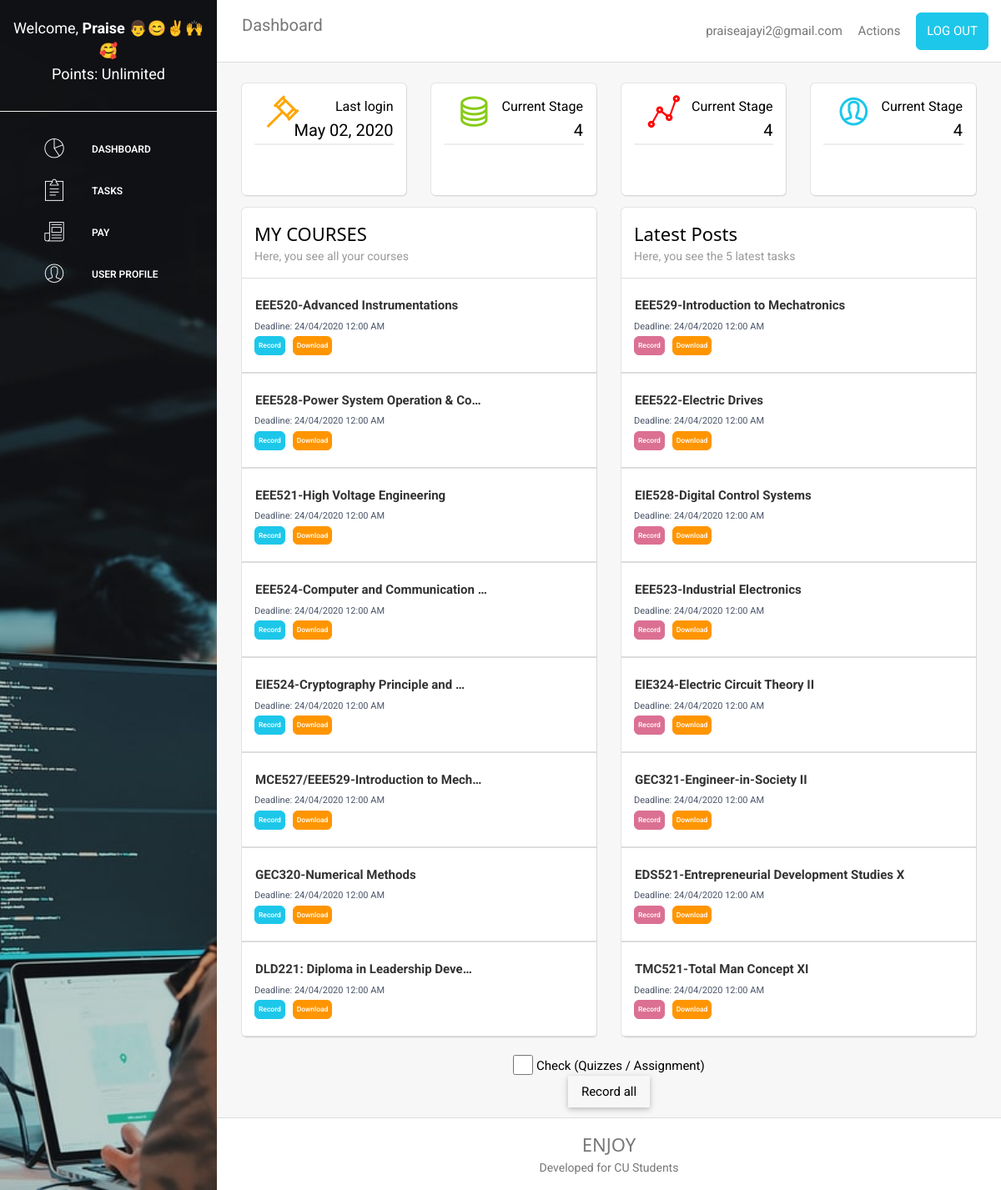
The app's page /student (signed in) with its own data.
### scraper/models.py (models this page shows, shortened)
class User(AbstractUser):
    username = models.CharField(max_length=20, unique=False)
    email = models.EmailField(_('email address'), unique=True)
    USERNAME_FIELD = 'email'
    REQUIRED_FIELDS = ["username"]
    objects = CustomUserManager()

class Course(models.Model):
    user = models.ForeignKey(User, on_delete=models.CASCADE)
    course_name = models.CharField(max_length=80)
    course_url = models.URLField(max_length=1500)
    refresh_time = models.DateTimeField(default=timezone.now)

class UserProfile(models.Model):
    BASIC = 'BC'
    BIG_BOSS = 'BB'
    NONE = "NN"
    CHOICE_PLAN = [(BASIC, "BASIC"), (BIG_BOSS, "BIG BOSS"), (NONE,"NONE")]
    user = models.OneToOneField(User, on_delete=models.CASCADE)
    points = models.IntegerField(default=1)
    paid = models.BooleanField(default=False)
    plan = models.CharField(max_length=2, choices=CHOICE_PLAN, default=NONE)

### scraper/views.py (the view)
# urls.py: path("student", views.student, name="student"),
@login_required()
def student(request):
    user = request.user
    if request.POST:
        form = MoodleDetailsForm(request.POST)
        if form.is_valid():
            username = form.cleaned_data["matric_num"]
            password = form.cleaned_data["password"]
            context = {}
            try:
                MoodleDetails.objects.get(user=user)
            except MoodleDetails.DoesNotExist:
                MoodleDetails.objects.create(user=user, username=username, password=password)
                person, error = create_session(request)
                if "invalid" in error:
                    print(f"Invalid login : {error}" )
                    context["error"] = error
                    return render(request, "scraper/student.html", context)
                details = person.get_course_links()
                for index in range(0, len(details), 2):
                    Course.objects.create(user=user, course_name=details[index+1], course_url=details[index])
    else:
        form = MoodleDetailsForm()
    user_courses = Course.objects.filter(user=user)
    user_course_one = [course for course in user_courses[::2]]
    user_course_two = [course for course in user_courses[1::2]]
    last_login = user.last_login.strftime("%b %d, %Y")
    context = {
        "course_one":user_course_one,
        "course_two":user_course_two,
        "user": user,
        "form":form,
        "last_login":last_login,
    }
    return render(request, "scraper/student.html", context)

### scraper/forms.py
class MoodleDetailsForm(forms.ModelForm):
    matric_num = forms.CharField(widget=forms.TextInput(attrs={'class': "w3-input w3-border w3-margin-bottom w3-round", "placeholder":"Matric Number"}))
    password = forms.CharField(widget=forms.PasswordInput(attrs={"class":"w3-input w3-border w3-round","placeholder":"Password"}))
    class Meta:
        model = MoodleDetails
        fields = ("matric_num", "password")

### templates/scraper/student.html (shortened to what this page needs)
{%extends "base.html"%}
{%load static%}
{%block content%}
<body>
    <div class="sidenav" id="sidenav">
        <div class="sidehead" id="sidehead1" style="color:white; text-align:center; padding:10px 15px;font-size:18px">
            <span>Welcome, <strong>{{user.username}} 👨😊✌🙌🥰</strong></span><br>
            <p>Points: {%if user.userprofile.paid %} Unlimited {%else %} {{user.userprofile.points}}{%endif%}</p>
        </div>
        <hr>
        <div class="sidehead" id="sidehead2">
            <ul>
                <li><a href="#" style="padding:10px 15px"><i class="pe-7s-graph"></i> DASHBOARD</a></li>
                <li><a href="#" style="padding:10px 15px"><i class="pe-7s-note2"></i>TASKS</a></li>
                <li class="pay"><a href="#" style="padding:10px 15px"><i class="pe-7s-news-paper"></i>PAY</a></li>
                <li><a href="#" style="padding:10px 15px"><i class="pe-7s-user"></i>USER PROFILE</a></li>
            </ul>
        </div>
    </div>
    <div class="main" id="main">
        <div class="navbar">
            <div class="row navelem">
                <div class="navtext quarter">Dashboard</div>
                <div class="othnav rest">
                    <ul style="margin:0; float: right;">
                        <li>{{user.email}}</li>
                        <li>Actions </li>
                        <li><button class="btn blue" onclick="location.href='{%url 'logout'%}'" type="submit">LOG
                                OUT</button> </li>
                    </ul>
                </div>
            </div>
        </div>
        <div class="mainblrbs">
            <div class="details row">
                <div class="row">
                    <div class="quarter">
                        <div class="blurbs pd15">
                            <div class="row" style="padding-bottom: 25px;">
                                <div class="md12">
                                    <div class="icon quarter"><i class="pe-7s-hammer"
                                            style="color:orange; font-size: 40px; font-weight: 700;"></i>
                                    </div>
                                    <div class="blb-text rest">
                                        <p style="font-size: 16px;">Last login</p>
                                        <p class="blurb-num">{{last_login}}</p>
                                    </div>
                                </div>
                                <hr>
                            </div>
                        </div>
                    </div>
                    <div class="quarter">
                        <div class="blurbs pd15">
                            <div class="row" style="padding-bottom: 25px;">
                                <div class="md12">
                                    <div class="icon quarter"><i class="pe-7s-server"
                                            style="color:#87cb16!important; font-size: 40px; font-weight: 700;"></i>
                                    </div>
                                    <div class="blb-text rest">
                                        <p style="font-size: 16px;">Current Stage</p>
                                        <p class="blurb-num">4</p>
                                    </div>
                                </div>
                                <hr>
                            </div>
                        </div>
                    </div>
                    <div class="quarter">
                        <div class="blurbs pd15">
                            <div class="row" style="padding-bottom: 25px;">
                                <div class="md12">
                                    <div class="icon quarter"><i class="pe-7s-graph1"
                                            style="color:red; font-size: 40px; font-weight: 700;"></i>
                                    </div>
                                    <div class="blb-text rest">
                                        <p style="font-size: 16px;">Current Stage</p>
                                        <p class="blurb-num">4</p>
                                    </div>
                                </div>
                                <hr>
                            </div>
                        </div>
                    </div>
                    <div class="quarter">
                        <div class="blurbs pd15">
                            <div class="row" style="padding-bottom: 25px;">
                                <div class="md12">
                                    <div class="icon quarter"><i class="pe-7s-user"
                                            style="color:#1dc7ea!important; font-size: 40px; font-weight: 700;"></i>
                                    </div>
                                    <div class="blb-text rest">
                                        <p style="font-size: 16px;">Current Stage</p>
                                        <p class="blurb-num">4</p>
                                    </div>
                                </div>
                                <hr>
                            </div>
                        </div>
                    </div>
                </div>
            </div>
            <div class="pstsk row">
                {%if course_one%}
                <div class="row">
                    <div class="half pd-l20">
                        <div class="blurbs">
                            <div class="header pd15">
                                <h4 style="font-weight: 300;">MY COURSES</h4>
                                <p style="font-size: 14px;">Here, you see all your courses</p>
                            </div>
                            <div class="tasklist">
                                <ul>
                                    {%for course in course_one%}
                                    <li>
                                        <div class="listitem">
                                            <p id="{{course.id}}" course-url="{%url 'one_course' course.id %}"
                                                style="font-size: 1em;">
                                                <strong>{{course.course_name |truncatechars:35}}</strong>
                                            </p>
                                            <small>Deadline: 24/04/2020 12:00 AM</small>
                                            <div>
                                                <button class="blue badges recBtn" type="button"
                                                    id="{{course.id}}">Record</button>
                                                <button class=" orange badges"
                                                    onclick="location.href='{%url 'download' course.id %}';"
                                                    type="button">Download</button>
                                            </div>
                                        </div>
                                    </li>
                                    {%endfor%}
                                </ul>
                            </div>
                        </div>
                    </div>
                    <div class="half pd-l20">
                        <div class="blurbs ">
                            <div class="header pd15">
                                <h4 style="font-weight: 300;">Latest Posts</h4>
                                <p style="font-size: 14px;">Here, you see the 5 latest tasks</p>
                            </div>
                            <div class="tasklist">
                                <ul>
                                    {%for course in course_two%}
                                    <li>
                                        <div class="listitem">
                                            <p id="{{course.id}}" course-url="{%url 'one_course' course.id %}"
                                                style="font-size: 1em;">
                                                <strong>{{course.course_name |truncatechars:55}}</strong>
                                            </p>
                                            <small class="d">Deadline: 24/04/2020 12:00 AM</small>
                                            <div>
                                                <button class="closed badges recBtn" id="{{course.id}}"
                                                    type="button">Record</button>
                                                <button class="orange badges dwnBtn" id="{{course.id}}"
                                                    type="button">Download</button>
                                            </div>
                                        </div>
                                    </li>
                                    {%endfor%}
                                </ul>
                            </div>
                        </div>
                    </div>
                </div>
                {%endif%}
            </div>
        </div>
        {%if course_one or course_two %}
        <div class="w3-center  w3-margin-top">
            <form action="{% url 'all_course'%}" method="POST" id="post-form">
                <input type="checkbox" id="check" name="check-quiz" class="w3-check"> Check (Quizzes /
                Assignment)<br>
                <div {%if not user.userprofile.paid %}class="tooltip" {%endif%}>
                    <input class="w3-button  w3-card" value="Record all" type="submit" >
                </div>
            </form>
        </div>
        {%endif%}
        <div class="footer">
            <h4>ENJOY</h4>
            <p>Developed for CU Students</a></p>
        </div>
    </div>
</body>
{%endblock content%}

### scraper/static/css/w3.css (style rules this page uses)
*,*:before,*:after { box-sizing:inherit }
html { -ms-text-size-adjust:100%;-webkit-text-size-adjust:100% }
body { margin:0 }
a { background-color:transparent }
b,strong { font-weight:bolder }
small { font-size:80% }
hr { box-sizing:content-box;height:0;overflow:visible }
button,input,select,textarea,optgroup { font:inherit;margin:0 }
button,input { overflow:visible }
button,select { text-transform:none }
button,[type=button],[type=reset],[type=submit] { -webkit-appearance:button }
[type=checkbox],[type=radio] { padding:0 }
html,body { font-family:Verdana,sans-serif;font-size:15px;line-height:1.5 }
html { overflow-x:hidden }
h4 { font-size:20px }
h1,h2,h3,h4,h5,h6 { font-family:"Segoe UI",Arial,sans-serif;font-weight:400;margin:10px 0 }
hr { border:0;border-top:1px solid #eee;margin:20px 0 }
a { color:inherit }
.w3-btn,.w3-button { border:none;display:inline-block;padding:8px 16px;vertical-align:middle;overflow:hidden;text-decoration:none;color:inherit;background-color:inherit;text-align:center;cursor:pointer;white-space:nowrap }
.w3-btn,.w3-button { -webkit-touch-callout:none;-webkit-user-select:none;-khtml-user-select:none;-moz-user-select:none;-ms-user-select:none;user-select:none }
.w3-check,.w3-radio { width:24px;height:24px;position:relative;top:6px }
.w3-main,#main { transition:margin-left .4s }
.w3-card,.w3-card-2 { box-shadow:0 2px 5px 0 rgba(0,0,0,0.16),0 2px 10px 0 rgba(0,0,0,0.12) }
.w3-center { text-align:center!important }
.w3-margin-top { margin-top:16px!important }

### records on screen
User: username "Praise", email "praiseajayi2@gmail.com", last_login "May 02, 2020", paid "Record all"
Course: course_name "EEE520-Advanced Instrumentations"
Course: course_name "EEE528-Power System Operation & Co…"
Course: course_name "EEE521-High Voltage Engineering"
Course: course_name "EEE524-Computer and Communication …"
Course: course_name "EIE524-Cryptography Principle and …"
Course: course_name "MCE527/EEE529-Introduction to Mech…"
Course: course_name "GEC320-Numerical Methods"
Course: course_name "DLD221: Diploma in Leadership Deve…"
Course: course_name "EEE529-Introduction to Mechatronics"
Course: course_name "EEE522-Electric Drives"
Course: course_name "EIE528-Digital Control Systems"
Course: course_name "EEE523-Industrial Electronics"
Course: course_name "EIE324-Electric Circuit Theory II"
Course: course_name "GEC321-Engineer-in-Society II"
Course: course_name "EDS521-Entrepreneurial Development Studies X"
Course: course_name "TMC521-Total Man Concept XI"
